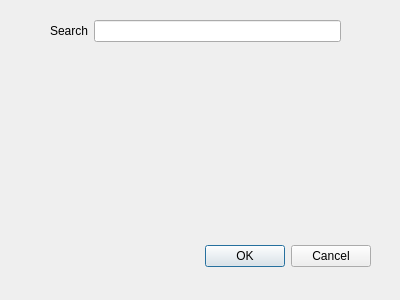
<?xml version="1.0" encoding="UTF-8"?>
<ui version="4.0">
 <class>KartverketAdresseDialogBase</class>
 <widget class="QDialog" name="KartverketAdresseDialogBase">
  <property name="geometry">
   <rect>
    <x>0</x>
    <y>0</y>
    <width>400</width>
    <height>300</height>
   </rect>
  </property>
  <property name="windowTitle">
   <string>Kartverket adresse-API</string>
  </property>
  <widget class="QDialogButtonBox" name="button_box">
   <property name="geometry">
    <rect>
     <x>30</x>
     <y>240</y>
     <width>341</width>
     <height>32</height>
    </rect>
   </property>
   <property name="orientation">
    <enum>Qt::Horizontal</enum>
   </property>
   <property name="standardButtons">
    <set>QDialogButtonBox::Cancel|QDialogButtonBox::Ok</set>
   </property>
  </widget>
  <widget class="QWidget" name="formLayoutWidget">
   <property name="geometry">
    <rect>
     <x>50</x>
     <y>20</y>
     <width>291</width>
     <height>211</height>
    </rect>
   </property>
   <layout class="QFormLayout" name="formLayout">
    <item row="0" column="0">
     <widget class="QLabel" name="searchLabel">
      <property name="text">
       <string>Search</string>
      </property>
     </widget>
    </item>
    <item row="0" column="1">
     <widget class="QLineEdit" name="searchLineEdit"/>
    </item>
   </layout>
  </widget>
 </widget>
 <resources/>
 <connections>
  <connection>
   <sender>button_box</sender>
   <signal>accepted()</signal>
   <receiver>KartverketAdresseDialogBase</receiver>
   <slot>accept()</slot>
   <hints>
    <hint type="sourcelabel">
     <x>20</x>
     <y>20</y>
    </hint>
    <hint type="destinationlabel">
     <x>20</x>
     <y>20</y>
    </hint>
   </hints>
  </connection>
  <connection>
   <sender>button_box</sender>
   <signal>rejected()</signal>
   <receiver>KartverketAdresseDialogBase</receiver>
   <slot>reject()</slot>
   <hints>
    <hint type="sourcelabel">
     <x>20</x>
     <y>20</y>
    </hint>
    <hint type="destinationlabel">
     <x>20</x>
     <y>20</y>
    </hint>
   </hints>
  </connection>
 </connections>
</ui>
